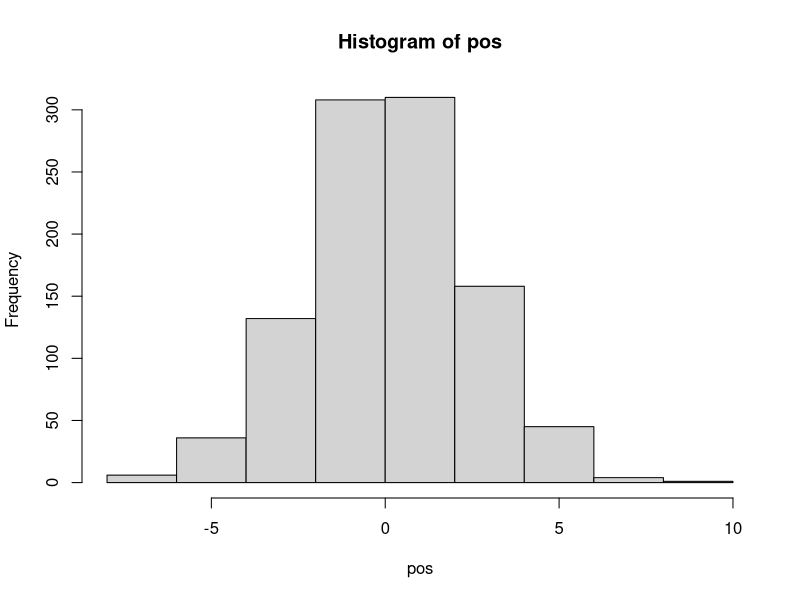
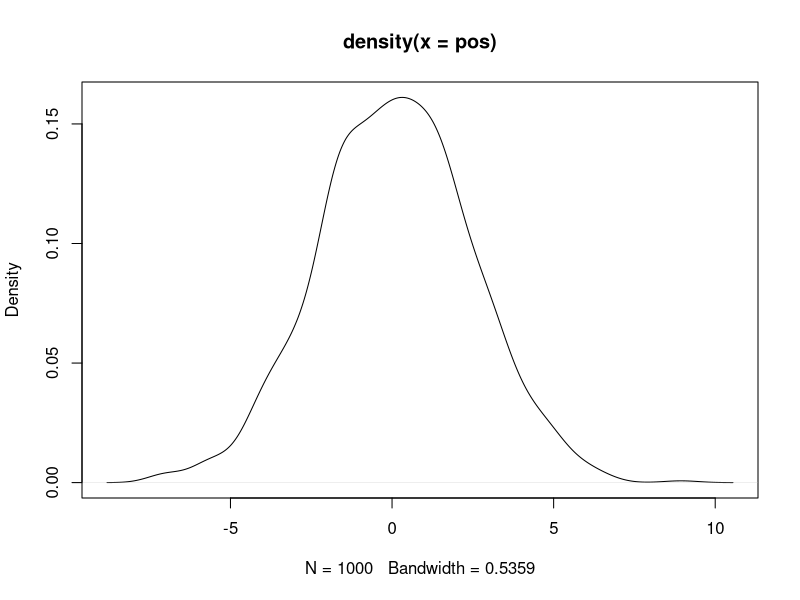

Source code (R) for these figures, in order:
## ---- chunk 1
knitr::opts_chunk$set(echo = TRUE)
## ---- chunk 2
pos<- replicate(1000, sum(runif(16,-1,1)))

hist(pos)
plot(density(pos))
## ---- chunk 3
prod()
